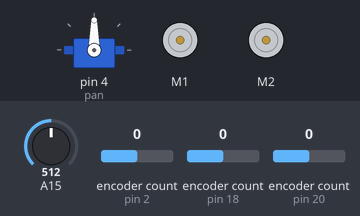
A sketch run on a simulated Arduino Mega 2560, built with avr-gcc and run on an emulated ATmega2560. Parts: servo, 2 × DC motor (green arrow = forward, orange = backward, longer = faster). The test bench sets the inputs (shaded band); at power-on: A15 = 512, encoder count (sensors on pin 2, pin 18, pin 20) 0.

Above: at 0.1 s.
At 0.6 s:
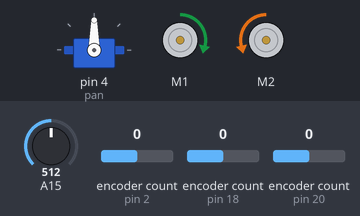
Timing chart, 0 to 2.1 s (numbered marks = the images above):
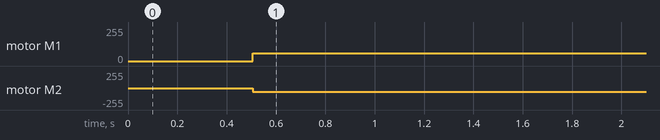

Measured:
- by itself, motor M1: stopped → forward 57/255 at 0.51 s
- by itself, motor M2: stopped → backward 57/255 at 0.51 s

The sketch:

Sep18_IRSensorCalibration.ino
```cpp
/*
Program to calibrate Sharp GP2Y0A60SZLF Analog Distance Sensor 10-150cm, 5V.
Robot begins 4 inches (10 cm) from obstacle and averages 20 sensor readings.
Robot then drives back 1 inch and takes readings again.
Readings taken every inch from 4 to 60 inches (~ 10-150 cm).
Created Conor Lyman July 2015
Last update: 18 September 2015
*/


#include "DualVNH5019MotorShield.h"
#include "Encoder.h"
#include <Servo.h>

float sensorsum = 0;
float sensorValue = 0;
float n = 1.0;
float mean = 0;
int lastmean = 0;
float distance;
int i = 1;
float encAve = 0;
float pan_angle = 90; //ensure sensor pointed straight
int encoderInch = 791; //791 counts/inch
int startDist = 4; //begin 4 inches from obstacle

Servo pan;
Encoder enc1(2,3); //motor 1
Encoder enc2(18,19); //motor 2
Encoder enc3(20,21); //motor 3
DualVNH5019MotorShield md(22, 23, 24, A2, 28, 26, 25, A1); //pin assignments: (INA1, INB1, EN1DIAG1, CS1, INA2, INB2, EN2DIAG2, CS2)

// The setup routine runs once when you press reset:
void setup() {
  Serial3.begin(38400);
  md.init();
  pan.attach(4);
  pan.write(pan_angle);
}

// The loop routine runs over and over again forever:
void loop() {
  while(distance<=60)
  {
    while(n <= 20)
    {
      sensorValue = analogRead(A15) * 5.0 / 1023.0;
      sensorsum = (sensorsum + sensorValue);
      mean = (sensorsum / n);
      n = n + 1;
      delay(20);
    }
    if(n > 20)
    {
      sensorsum = 0;
      n = 1;
    }
    delay(100);
    encAve = (abs(enc1.read()) + abs(enc2.read())) / 2;
    distance = (encAve / encoderInch) + startDist;
    while((encAve/encoderInch) <= i)
    {
      md.setM1Speed(90);
      md.setM2Speed(-90);
      encAve = (abs(enc1.read()) + abs(enc2.read())) / 2;
    }
    md.setM1Brake(400);
    md.setM2Brake(400);
    i++;
    delay(1000);
    Serial3.print(mean);
    Serial3.print(", ");
    Serial3.println(distance);
    delay(25);
    }
}
```
